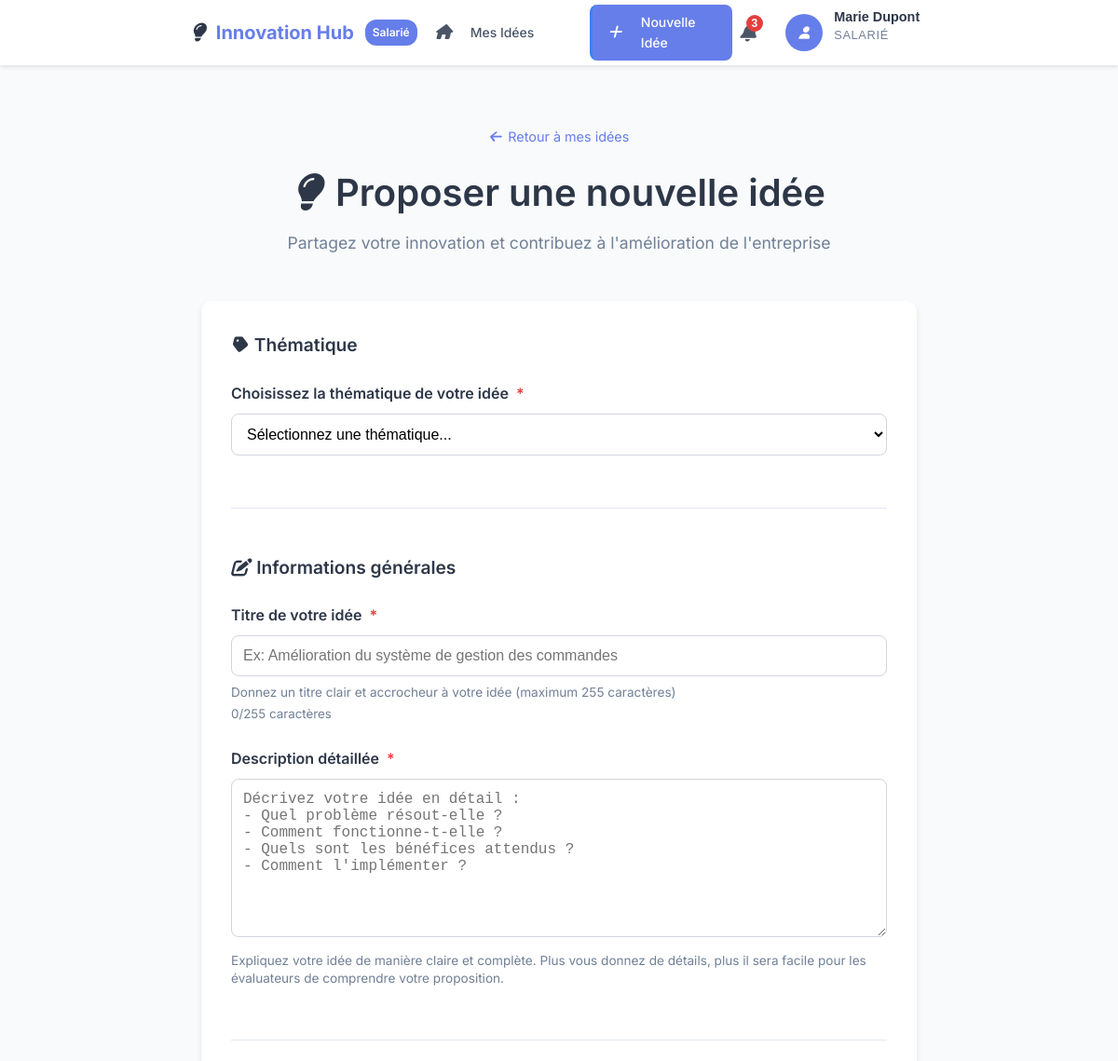
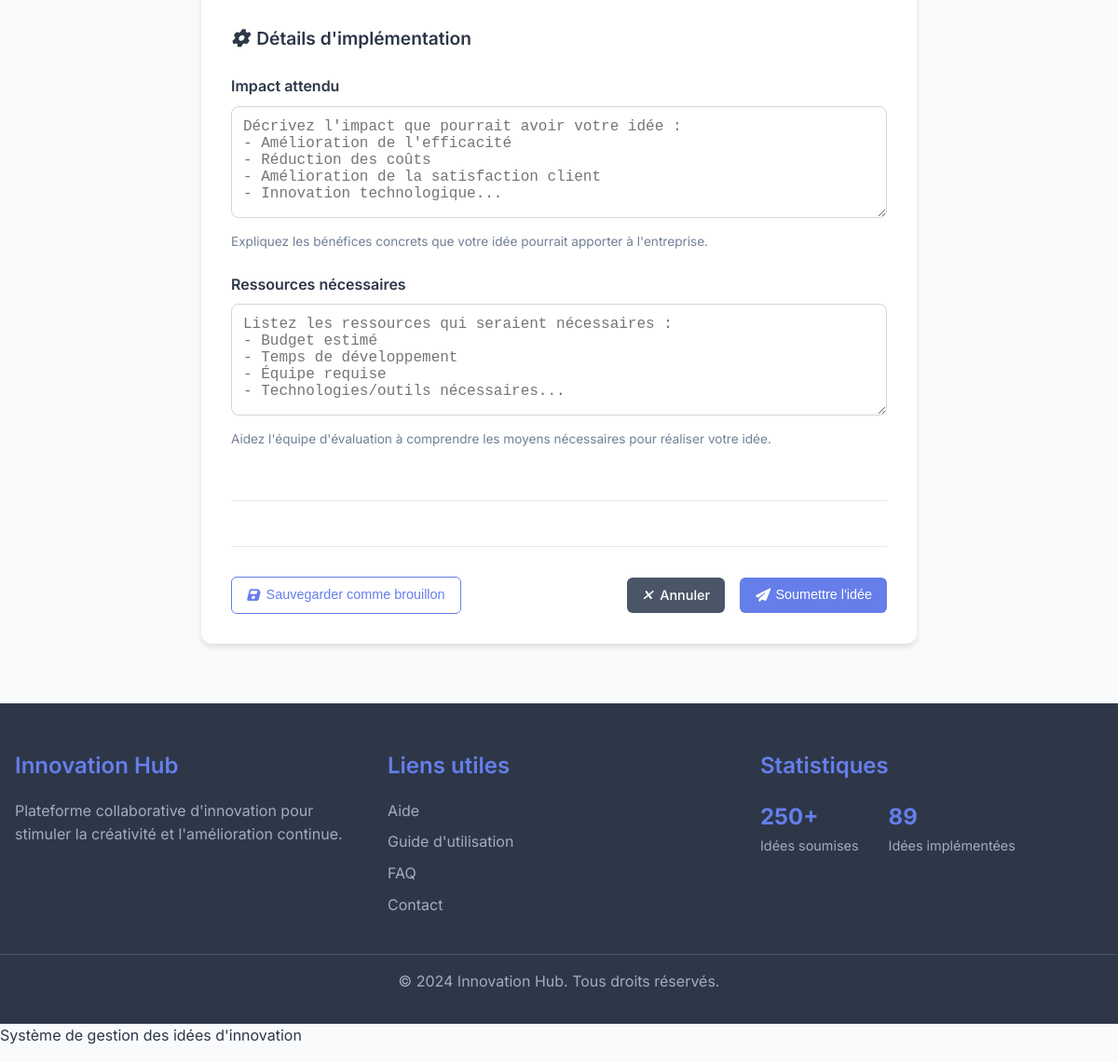
/salarie/ideas/create (signed in), run on the app's committed database (2 pictures, top to bottom).
### tables this page shows
CREATE TABLE `users` (
    `id` BIGINT UNSIGNED NOT NULL AUTO_INCREMENT,
    `first_name` VARCHAR(100) NOT NULL,
    `last_name` VARCHAR(100) NOT NULL,
    `email` VARCHAR(180) NOT NULL,
    `password_hash` VARCHAR(255) NOT NULL,
    `role` ENUM('admin', 'salarie', 'evaluateur') NOT NULL,
    `status` ENUM('active', 'inactive') NOT NULL DEFAULT 'active',
    `created_at` DATETIME NOT NULL DEFAULT CURRENT_TIMESTAMP,
    `updated_at` DATETIME NULL ON UPDATE CURRENT_TIMESTAMP,
    PRIMARY KEY (`id`),
    UNIQUE KEY `email_unique` (`email`),
    KEY `idx_email` (`email`),
    KEY `idx_role` (`role`),
    KEY `idx_status` (`status`)
);

### app/Views/salarie/ideas/create.php (the view, shortened to what the rows shown need)
<div class="create-idea-container">
    <div class="page-header">
        <div class="header-content">
            <a href="/salarie/ideas" class="back-link">
                <i class="icon-arrow-left"></i>
                Retour à mes idées
            </a>
            <h1 class="page-title">
                <i class="icon-lightbulb"></i>
                Proposer une nouvelle idée
            </h1>
            <p class="page-subtitle">
                Partagez votre innovation et contribuez à l'amélioration de l'entreprise
            </p>
        </div>
    </div>
    <div class="form-container">
        <form id="createIdeaForm" action="/salarie/ideas" method="POST" class="idea-form">
            <div class="form-section">
                <h3 class="section-title">
                    <i class="icon-tag"></i>
                    Thématique
                </h3>
                <div class="form-group">
                    <label for="theme_id" class="form-label required">
                        Choisissez la thématique de votre idée
                    </label>
                    <select id="theme_id" name="theme_id" class="form-select" required>
                        <option value="">Sélectionnez une thématique...</option>
                    </select>
                </div>
            </div>
            <div class="form-section">
                <h3 class="section-title">
                    <i class="icon-edit"></i>
                    Informations générales
                </h3>
                <div class="form-group">
                    <label for="title" class="form-label required">
                        Titre de votre idée
                    </label>
                    <input
                        type="text"
                        id="title"
                        name="title"
                        class="form-input"
                        value="<?= old('title') ?>"
                        placeholder="Ex: Amélioration du système de gestion des commandes"
                        maxlength="255"
                        required
                    >
                    <small class="form-help">
                        Donnez un titre clair et accrocheur à votre idée (maximum 255 caractères)
                    </small>
                </div>
                <div class="form-group">
                    <label for="description" class="form-label required">
                        Description détaillée
                    </label>
                    <textarea
                        id="description"
                        name="description"
                        class="form-textarea"
                        rows="8"
                        placeholder="Décrivez votre idée en détail :
- Quel problème résout-elle ?
- Comment fonctionne-t-elle ?
- Quels sont les bénéfices attendus ?
- Comment l'implémenter ?"
                        required
                    ><?= old('description') ?></textarea>
                    <small class="form-help">
                        Expliquez votre idée de manière claire et complète. Plus vous donnez de détails, plus il sera facile pour les évaluateurs de comprendre votre proposition.
                    </small>
                </div>
            </div>
            <div class="form-section">
                <h3 class="section-title">
                    <i class="icon-cog"></i>
                    Détails d'implémentation
                </h3>
                <div class="form-group">
                    <label for="expected_impact" class="form-label">
                        Impact attendu
                    </label>
                    <textarea
                        id="expected_impact"
                        name="expected_impact"
                        class="form-textarea"
                        rows="4"
                        placeholder="Décrivez l'impact que pourrait avoir votre idée :
- Amélioration de l'efficacité
- Réduction des coûts
- Amélioration de la satisfaction client
- Innovation technologique..."
                    ><?= old('expected_impact') ?></textarea>
                    <small class="form-help">
                        Expliquez les bénéfices concrets que votre idée pourrait apporter à l'entreprise.
                    </small>
                </div>
                <div class="form-group">
                    <label for="required_resources" class="form-label">
                        Ressources nécessaires
                    </label>
                    <textarea
                        id="required_resources"
                        name="required_resources"
                        class="form-textarea"
                        rows="4"
                        placeholder="Listez les ressources qui seraient nécessaires :
- Budget estimé
- Temps de développement
- Équipe requise
- Technologies/outils nécessaires..."
                    ><?= old('required_resources') ?></textarea>
                    <small class="form-help">
                        Aidez l'équipe d'évaluation à comprendre les moyens nécessaires pour réaliser votre idée.
                    </small>
                </div>
            </div>
            <div class="form-actions">
                <div class="actions-left">
                    <button type="button" class="btn btn-outline" onclick="saveDraft()">
                        <i class="icon-save"></i>
                        Sauvegarder comme brouillon
                    </button>
                </div>
                <div class="actions-right">
                    <a href="/salarie/ideas" class="btn btn-secondary">
                        <i class="icon-x"></i>
                        Annuler
                    </a>
                    <button type="submit" class="btn btn-primary">
                        <i class="icon-send"></i>
                        Soumettre l'idée
                    </button>
                </div>
            </div>
        </form>
    </div>
</div>

### app/Views/layouts/front.php (shortened to what the rows shown need)
<!DOCTYPE html>
<html lang="fr">
<head>
    <link rel="stylesheet" href="https://cdnjs.cloudflare.com/ajax/libs/font-awesome/6.4.0/css/all.min.css">
    <link rel="stylesheet" href="/assets/css/style.css">
</head>
<body class="front-layout">
    <nav class="navbar">
        <div class="navbar-container">
            <div class="navbar-brand">
                <?php
                $currentUser = $user ?? $authUser ?? [];
                $userRole = $currentUser['role'] ?? 'user';
                $brandText = match($userRole) {
                    'admin' => 'Admin',
                    'salarie' => 'Salarié',
                    'evaluateur' => 'Évaluateur',
                    default => 'User'
                };
                $homeUrl = match($userRole) {
                    'admin' => '/admin',
                    'salarie' => '/salarie/ideas',
                    'evaluateur' => '/evaluateur/dashboard',
                    default => '/'
                };
                ?>
                <a href="<?= $homeUrl ?>" class="brand-link">
                    <i class="icon-lightbulb"></i>
                    <span class="brand-text">Innovation Hub</span>
                    <span class="brand-badge"><?= $brandText ?></span>
                </a>
            </div>
            <div class="navbar-nav" id="navbarNav">
                <?php if ($userRole === 'salarie'): ?>
                    <a href="/salarie/ideas" class="nav-link <?= $_SERVER['REQUEST_URI'] === '/salarie/ideas' ? 'active' : '' ?>">
                        <i class="icon-home"></i>
                        <span>Mes Idées</span>
                    </a>
                    <a href="/salarie/ideas/create" class="nav-link <?= strpos($_SERVER['REQUEST_URI'], '/salarie/ideas/create') !== false ? 'active' : '' ?>">
                        <i class="icon-plus"></i>
                        <span>Nouvelle Idée</span>
                    </a>
                <?php endif; ?>
            </div>
            <div class="navbar-user">
                <div class="notification-dropdown">
                    <button class="notification-btn" onclick="toggleNotifications()">
                        <i class="icon-bell"></i>
                        <span class="notification-badge">3</span>
                    </button>
                </div>
                <div class="user-dropdown">
                    <button class="user-btn" onclick="toggleUserMenu()">
                        <div class="user-avatar">
                            <i class="icon-user"></i>
                        </div>
                        <div class="user-info">
                            <span class="user-name"><?= htmlspecialchars(($currentUser['first_name'] ?? $authUser['firstname'] ?? '') . ' ' . ($currentUser['last_name'] ?? $authUser['lastname'] ?? '')) ?></span>
                            <span class="user-role"><?= $brandText ?></span>
                        </div>
                    </button>
                </div>
            </div>
        </div>
    </nav>
    <main class="main-content">
        <?= $content ?>
    </main>
    <footer class="footer">
        <div class="footer-container">
            <div class="footer-section">
                <h4>Innovation Hub</h4>
                <p>Plateforme collaborative d'innovation pour stimuler la créativité et l'amélioration continue.</p>
            </div>
            <div class="footer-section">
                <h4>Liens utiles</h4>
                <ul>
                    <li><a href="/help">Aide</a></li>
                    <li><a href="/guide">Guide d'utilisation</a></li>
                    <li><a href="/faq">FAQ</a></li>
                    <li><a href="/contact">Contact</a></li>
                </ul>
            </div>
            <div class="footer-section">
                <h4>Statistiques</h4>
                <div class="footer-stats">
                    <div class="stat">
                        <strong>250+</strong>
                        <span>Idées soumises</span>
                    </div>
                    <div class="stat">
                        <strong>89</strong>
                        <span>Idées implémentées</span>
                    </div>
                </div>
            </div>
        </div>
        <div class="footer-bottom">
            <p>&copy; 2024 Innovation Hub. Tous droits réservés.</p>
        </div>
    </footer>
</body>
</html>
                    <p>Système de gestion des idées d'innovation</p>
</body>
</html>

### data on the page
users: role "Salarié", first_name+last_name "Marie Dupont", role "SALARIÉ"
